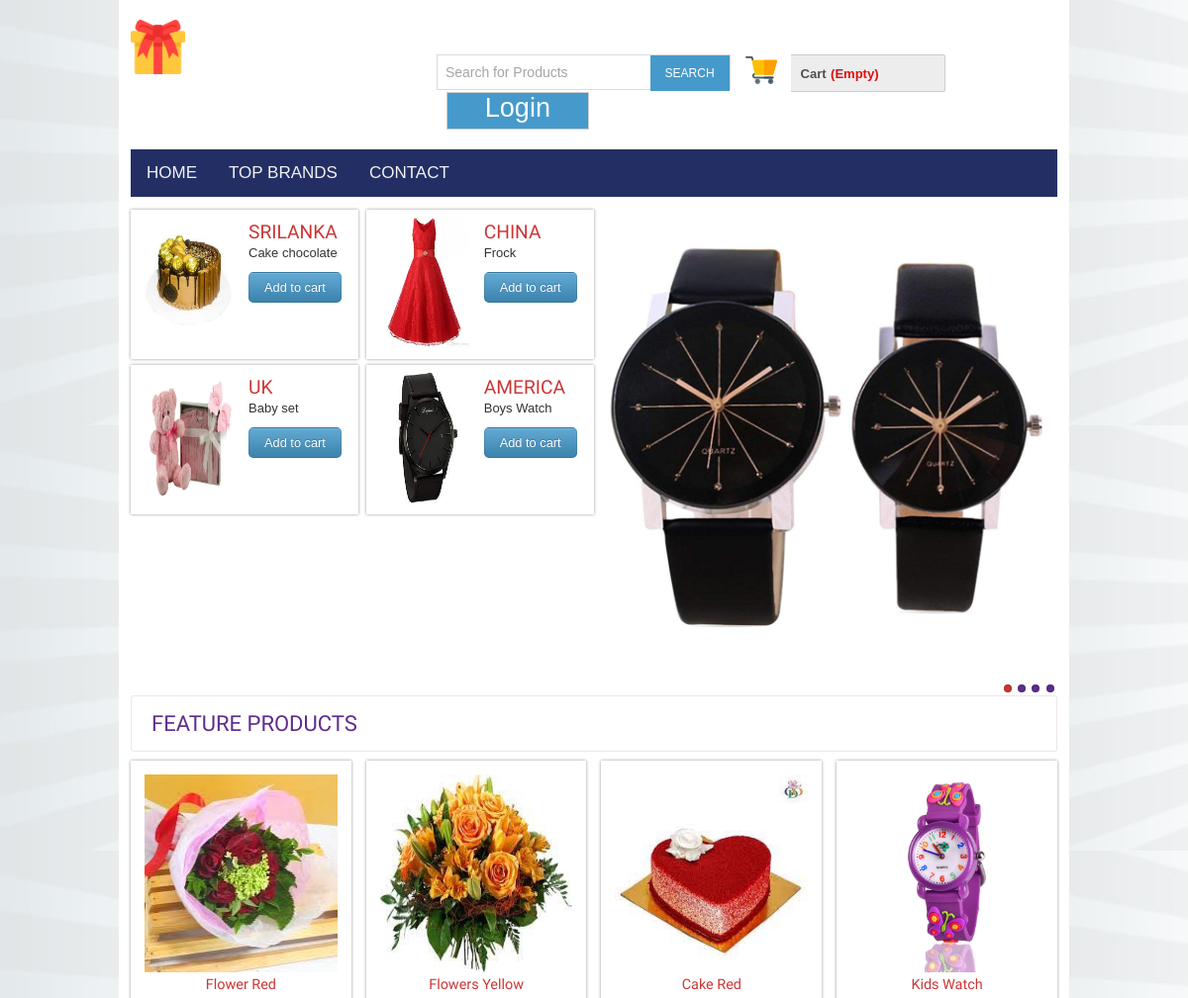
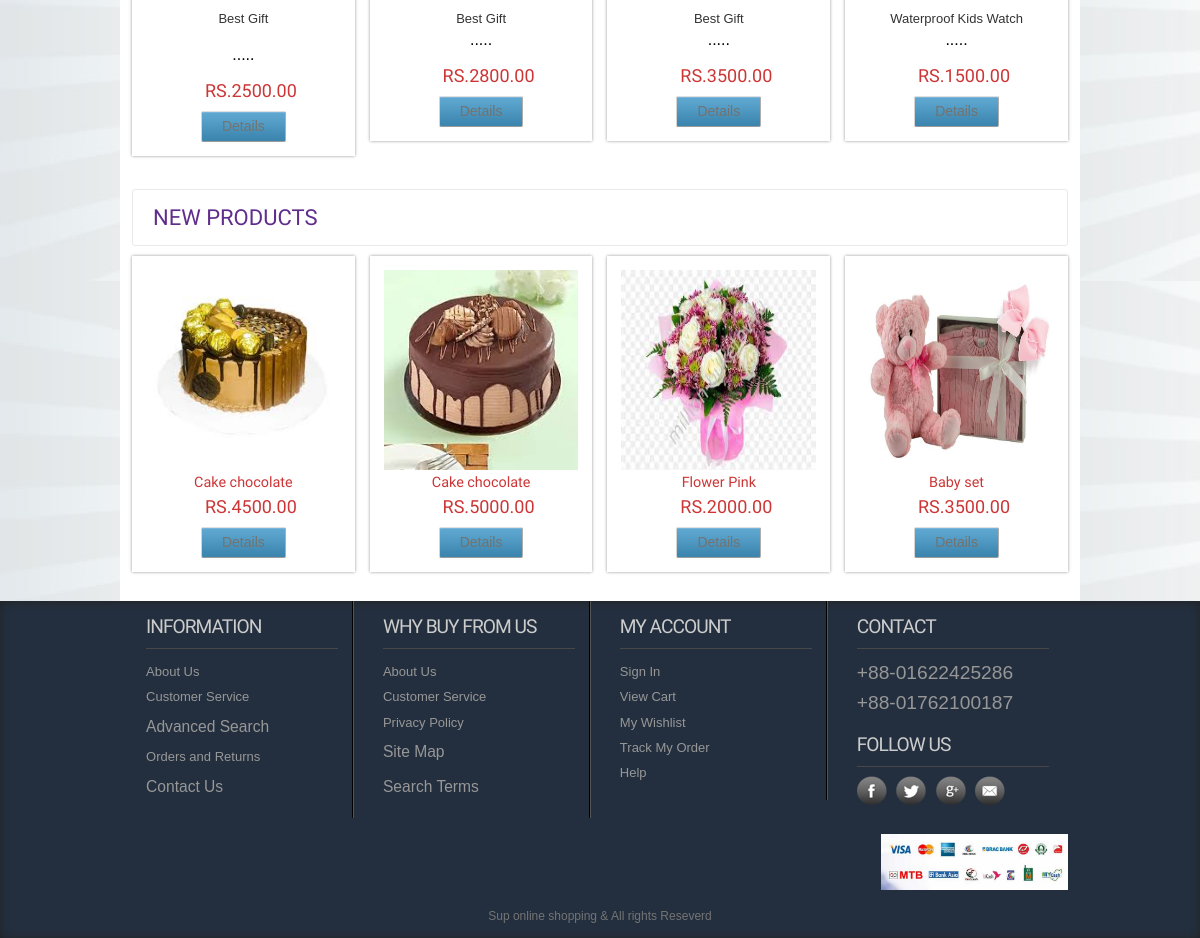
The page / on the database its author committed (2 pictures, top to bottom).
### tables this page shows
CREATE TABLE `tbl_product` (
  `productId` int(11) NOT NULL,
  `productName` varchar(255) NOT NULL,
  `catId` int(11) NOT NULL,
  `brandId` int(11) NOT NULL,
  `body` text NOT NULL,
  `price` float(10,2) NOT NULL,
  `image` varchar(255) NOT NULL,
  `type` tinyint(4) NOT NULL DEFAULT 0
);

### classess/Cart.php (called while the page is built, shortened)
<?php
$filepath = realpath(dirname(__FILE__));
include_once ($filepath.'/../lib/Database.php');
include_once ($filepath.'/../helpers/Formate.php');
?>
<?php
class Cart{
private $db;
	public function __construct()
	{
		$this->db = new Database();
	}
	public function checkCartTable(){
	$sId  = session_id();
	$query = "SELECT * FROM tbl_cart WHERE sId = '$sId'";
		$result = $this->db->select($query);
		return $result;
	}
}
?>

### lib/Database.php (called while the page is built, shortened)
<?php
Class Database{
 public $host   = DB_HOST;
 public $user   = DB_USER;
 public $pass   = DB_PASS;
 public $dbname = DB_NAME;
 public $link;
private function connectDB(){
 $this->link = new mysqli($this->host, $this->user, $this->pass,
  $this->dbname);
 }
public function select($query){
  $result = $this->link->query($query) or
   die($this->link->error.__LINE__);
  if($result->num_rows > 0){
    return $result;
  } else {
    return false;
  }
 }
}

### lib/Session.php (called while the page is built, shortened)
<?php
class Session{
 public static function get($key){
  if (isset($_SESSION[$key])) {
   return $_SESSION[$key];
  } else {
   return false;
  }
 }
}
?>

### classess/Product.php (called while the page is built, shortened)
<?php
$filepath = realpath(dirname(__FILE__));
include_once ($filepath.'/../lib/Database.php');
include_once ($filepath.'/../helpers/Formate.php');
?>
<?php
class Product{
private $db;
	public function __construct()
	{
		$this->db = new Database();
	}
public function getFeaturedProduct(){
	$query = "SELECT * FROM tbl_product WHERE type = '0' ORDER BY productId DESC LIMIT 4";
	$result = $this->db->select($query);
	return $result;
}
public function getNewProduct(){
   $query = "SELECT * FROM tbl_product ORDER BY productId DESC LIMIT 4";
	$result = $this->db->select($query);
	return $result;
}
public function latestFromSrilanka(){
	$query = "SELECT * FROM tbl_product WHERE brandId = '6' ORDER BY productId DESC LIMIT 1";
	$result = $this->db->select($query);
	return $result;
}
public function latestFromChina(){
	$query = "SELECT * FROM tbl_product WHERE brandId = '7' ORDER BY productId DESC LIMIT 1";
	$result = $this->db->select($query);
	return $result;
}
    public function latestFromUK(){
	$query = "SELECT * FROM tbl_product WHERE brandId = '8' ORDER BY productId DESC LIMIT 1";
	$result = $this->db->select($query);
	return $result;
}
      public function latestFromAmerica(){
	$query = "SELECT * FROM tbl_product WHERE brandId = '9' ORDER BY productId DESC LIMIT 1";
	$result = $this->db->select($query);
	return $result;
}
}
?>

### helpers/Formate.php (called while the page is built, shortened)
<?php
class Format{
 public function textShorten($text, $limit = 400){
  $text = $text. " ";
  $text = substr($text, 0, $limit);
  $text = substr($text, 0, strrpos($text, ' '));
  $text = $text.".....";
  return $text;
 }
}
?>

### index.php (the view, shortened to what this page needs)
<?php include 'inc/header.php';?>
<?php include 'inc/slider.php';?>
 <div class="main">
    <div class="content">
    	<div class="content_top">
    		<div class="heading">
    		<h3>Feature Products</h3>
    		</div>
    	</div>
	      <div class="section group">
	      	<?php
	      	$getFpd = $pd->getFeaturedProduct();
	      	if ($getFpd) {
	      		while ($result = $getFpd->fetch_assoc()) {
	      	?>
				<div class="grid_1_of_4 images_1_of_4">
					 <a href="details.php?proid=<?php echo $result['productId']; ?>"><img src="admin/<?php echo $result['image']; ?>" alt="" /></a>
					 <h2><?php echo $result['productName']; ?></h2>
					 <p><?php echo $fm->textShorten($result['body'],60); ?></p>
					 <p><span class="price">RS.<?php echo $result['price']; ?></span></p>
				     <div class="button"><span><a href="details.php?proid=<?php echo $result['productId']; ?>" class="details">Details</a></span></div>
				</div>
				<?php } } ?>
			</div>
			<div class="content_bottom">
    		<div class="heading">
    		<h3>New Products</h3>
    		</div>
    	</div>
			<div class="section group">
	      	<?php
	      	$getNpd = $pd->getNewProduct();
	      	if ($getNpd) {
	      		while ($result = $getNpd->fetch_assoc()) {
	      	?>
				<div class="grid_1_of_4 images_1_of_4">
					 <a href="details.php?proid=<?php echo $result['productId']; ?>"><img class="img1" src="admin/<?php echo $result['image']; ?>" /></a>
					 <h2><?php echo $result['productName']; ?></h2>
					 <p><span class="price">RS.<?php echo $result['price']; ?></span></p>
				     <div class="button"><span><a href="details.php?proid=<?php echo $result['productId']; ?>" class="details">Details</a></span></div>
				</div>
				<?php } } ?>
			</div>
    </div>
 </div>
 <?php include 'inc/footer.php';?>

### inc/header.php (shortened to what this page needs)
<?php
include 'lib/Session.php';
include 'lib/Database.php';
include 'helpers/Formate.php';
$fm = new Format();
$pd = new Product();
$ct = new Cart();
?>
<!DOCTYPE HTML>
<html lang="en-US">
<head>
<link rel="stylesheet" href="https://cdnjs.cloudflare.com/ajax/libs/font-awesome/4.7.0/css/font-awesome.min.css">
<link href="css/newstyle.css" rel="stylesheet" type="text/css" media="all"/>
<link href="css/menu.css" rel="stylesheet" type="text/css" media="all"/>
<link href="css/tougle.css" rel="stylesheet" type="text/css" media="all"/>
</head>
<body>
  <div class="wrap">
		<div class="header_top">
			<div class="logo">
				<a href="index.php"><img src="images/gift.png" alt="" height="55" width="55"/></a>
			</div>
			  <div class="header_top_right">
			    <div class="search_box">
				    <form action="search.php" method="get">
				    	<input type="text" value="Search for Products" name="search" onfocus="this.value = '';" onblur="if (this.value == '') {this.value = 'Search for Products';}">
				    	<input type="submit" name="submit" value="SEARCH">
				    </form>
			    </div>
			    <div class="shopping_cart">
					<div class="cart">
						<a href="#" title="View my shopping cart" rel="nofollow">
								<span class="cart_title">Cart</span>
								<span class="no_product">
									<?php
							$getData = $ct->checkCartTable();
							if ($getData) {
								$sum = Session::get("sum");
								$qty = Session::get("qty");
								echo "RS.". $sum." qty: ".$qty;
							}else{
								echo "(Empty)";
							}
									 ?>
								</span>
							</a>
						</div>
			      </div>
		   <div class="login">
<?php
$login = Session::get("cuslogin");
if ($login == false) {  ?>
    	<a href="login.php">Login</a>
<?php }else{ ?>
<a href="?cid=<?php Session::get('cmrId') ?>">Logout</a>
<?php }
?>
		   </div>
	 </div>
 </div>
<div class="menu" id="myHeader">
	<ul id="dc_mega-menu-orange" style="text-transform: uppercase;" class="dc_mm-orange">
	<div class="topnav" id="myTopnav">
	  <a href="index.php">Home</a>
	  <a href="topbrands.php">Top Brands</a>
	  <a href="contact.php">Contact</a>
  </div>
	</ul>
</div>

### inc/slider.php (shortened to what this page needs)
<div class="header_bottom">
	<div class="header_bottom_left">
		<div class="section group">
			<?php
			$getSrilanka = $pd->latestFromSrilanka();
			if ($getSrilanka) {
				while ($result = $getSrilanka->fetch_assoc()) {
			 ?>
			<div class="listview_1_of_2 images_1_of_2">
				<div class="listimg listimg_2_of_1">
					 <a href="details.php?proid=<?php echo $result['productId']; ?>"> <img src="admin/<?php echo $result['image']; ?>" alt="" /></a>
				</div>
			    <div class="text list_2_of_1">
					<h2>Srilanka</h2>
					<p><?php echo $result['productName']; ?></p>
					<div class="button"><span><a href="details.php?proid=<?php echo $result['productId']; ?>">Add to cart</a></span></div>
			   </div>
		   </div>
		   <?php }} ?>
		   <?php
			$getChina = $pd->latestFromChina();
			if ($getChina) {
				while ($result = $getChina->fetch_assoc()) {
			 ?>
			<div class="listview_1_of_2 images_1_of_2">
				<div class="listimg listimg_2_of_1">
					 <a href="details.php?proid=<?php echo $result['productId']; ?>"> <img src="admin/<?php echo $result['image']; ?>" alt="" /></a>
				</div>
			    <div class="text list_2_of_1">
					<h2>China</h2>
					<p><?php echo $result['productName']; ?></p>
					<div class="button"><span><a href="details.php?proid=<?php echo $result['productId']; ?>">Add to cart</a></span></div>
			   </div>
		   </div>
			 <?php }} ?>
		</div>
		<div class="section group">
			  <?php
			$getUK = $pd->latestFromUK();
			if ($getUK) {
				while ($result = $getUK->fetch_assoc()) {
			 ?>
			<div class="listview_1_of_2 images_1_of_2">
				<div class="listimg listimg_2_of_1">
					 <a href="details.php?proid=<?php echo $result['productId']; ?>"> <img src="admin/<?php echo $result['image']; ?>" alt="" /></a>
				</div>
			    <div class="text list_2_of_1">
					<h2>UK</h2>
					<p><?php echo $result['productName']; ?></p>
					<div class="button"><span><a href="details.php?proid=<?php echo $result['productId']; ?>">Add to cart</a></span></div>
			   </div>
		   </div>
		   <?php }} ?>
		     <?php
			$getAmerica = $pd->latestFromAmerica();
			if ($getAmerica) {
				while ($result = $getAmerica->fetch_assoc()) {
			 ?>
			<div class="listview_1_of_2 images_1_of_2">
				<div class="listimg listimg_2_of_1">
					 <a href="details.php?proid=<?php echo $result['productId']; ?>"> <img src="admin/<?php echo $result['image']; ?>" alt="" /></a>
				</div>
			    <div class="text list_2_of_1">
					<h2>America</h2>
					<p><?php echo $result['productName']; ?></p>
					<div class="button"><span><a href="details.php?proid=<?php echo $result['productId']; ?>">Add to cart</a></span></div>
			   </div>
		   </div>
			<?php }} ?>
		</div>
	</div>
		 <div class="header_bottom_right_images">
		<section class="slider">
			  <div class="flexslider">
				<ul class="slides">
					<li><img src="images/f1.jpg" alt=""/></li>
			    </ul>
			  </div>
      </section>
    </div>
 </div>

### inc/footer.php (shortened to what this page needs)
</div>
   <div class="footer">
   	  <div class="wrapper">
	     <div class="section group">
				<div class="col_1_of_4 span_1_of_4">
						<h4>Information</h4>
						<ul>
						<li><a href="#">About Us</a></li>
						<li><a href="#">Customer Service</a></li>
						<li><a href="#"><span>Advanced Search</span></a></li>
						<li><a href="#">Orders and Returns</a></li>
						<li><a href="#"><span>Contact Us</span></a></li>
						</ul>
					</div>
				<div class="col_1_of_4 span_1_of_4">
					<h4>Why buy from us</h4>
						<ul>
						<li><a href="about.php">About Us</a></li>
						<li><a href="faq.php">Customer Service</a></li>
						<li><a href="#">Privacy Policy</a></li>
						<li><a href="contact.php"><span>Site Map</span></a></li>
						<li><a href="defaults.php"><span>Search Terms</span></a></li>
						</ul>
				</div>
				<div class="col_1_of_4 span_1_of_4">
					<h4>My account</h4>
						<ul>
							<li><a href="contact.php">Sign In</a></li>
							<li><a href="index.php">View Cart</a></li>
							<li><a href="#">My Wishlist</a></li>
							<li><a href="#">Track My Order</a></li>
							<li><a href="faq.php">Help</a></li>
						</ul>
				</div>
				<div class="col_1_of_4 span_1_of_4">
					<h4>Contact</h4>
						<ul>
							<li><span>+88-01622425286</span></li>
							<li><span>+88-01762100187</span></li>
						</ul>
						<div class="social-icons">
							<h4>Follow Us</h4>
					   		  <ul>
							      <li class="facebook"><a href="#" target="_blank"> </a></li>
							      <li class="twitter"><a href="#" target="_blank"> </a></li>
							      <li class="googleplus"><a href="#" target="_blank"> </a></li>
							      <li class="contact"><a href="#" target="_blank"> </a></li>
						     </ul>
   	 					</div>
				</div>
			</div>
			<div class="payment_top">
			  <div class="payment">
			<img src="images/payment.jpg" alt="payment" />
			</div>
			</div>
			<div class="copy_right">
				<p>Sup online shopping &amp; All rights Reseverd </p>
		   </div>
     </div>
    </div>
    <link href="css/flexslider.css" rel='stylesheet' type='text/css' />
</body>
</html>

### css/menu.css (style rules this page uses)
.dc_mm-orange { background:#232F64; position:relative; width:100%; }

### css/tougle.css (style rules this page uses)
body { margin: 0; font-family: Arial, Helvetica, sans-serif; }
.topnav { overflow: hidden; background-color: #232F64; }
.topnav a { float: left; display: block; color: #f2f2f2; text-align: center; padding: 14px 16px; text-decoration: none; font-size: 17px; }

### css/flexslider.css (style rules this page uses)
.slides, .flex-control-nav, .flex-direction-nav { margin: 0; padding: 0; list-style: none; }
.flexslider { margin: 0; padding: 0; }
.flexslider .slides > li { display: none; -webkit-backface-visibility: hidden; }
.flexslider .slides img { width: 100%; display: block;min-height:310px; }
.slides:after { content: "."; display: block; clear: both; visibility: hidden; line-height: 0; height: 0; }
.flexslider { background: ; position: relative; -webkit-border-radius: 4px; -moz-border-radius: 4px; -o-border-radius: 4px; border-radius: 4px; ,0,0,.2); zoom: 1; }
.flexslider .slides { zoom: 1; }

### rows shown on the page
tbl_product: image (picture), productName "Cake chocolate", price "4500.00"
tbl_product: image (picture), productName "Frock"
tbl_product: image (picture), productName "Baby set", price "3500.00"
tbl_product: image (picture), productName "Boys Watch"
tbl_product: image (picture), productName "Flower Red", body "Best Gift .....", price "2500.00"
tbl_product: image (picture), productName "Flowers Yellow", body "Best Gift .....", price "2800.00"
tbl_product: image (picture), productName "Cake Red", body "Best Gift .....", price "3500.00"
tbl_product: image (picture), productName "Kids Watch", body "Waterproof Kids Watch .....", price "1500.00"
tbl_product: image (picture), productName "Cake chocolate", price "5000.00"
tbl_product: image (picture), productName "Flower Pink", price "2000.00"
